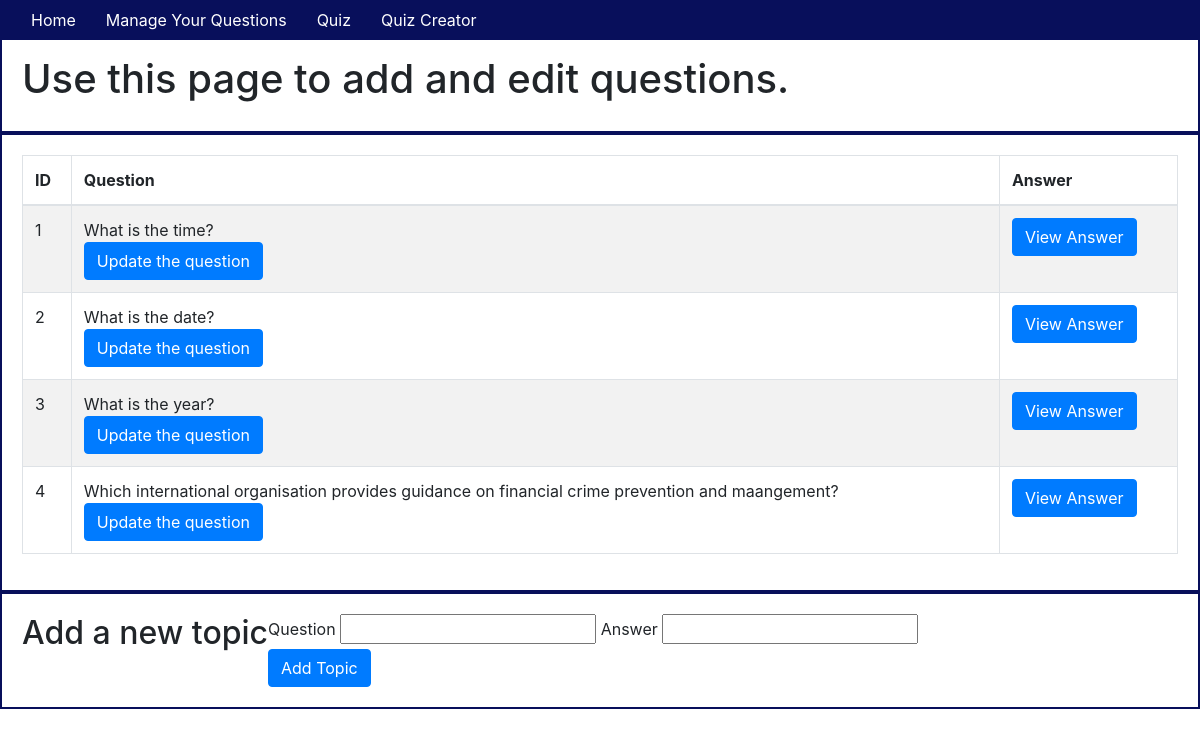
The page /manage on the database as committed earlier.
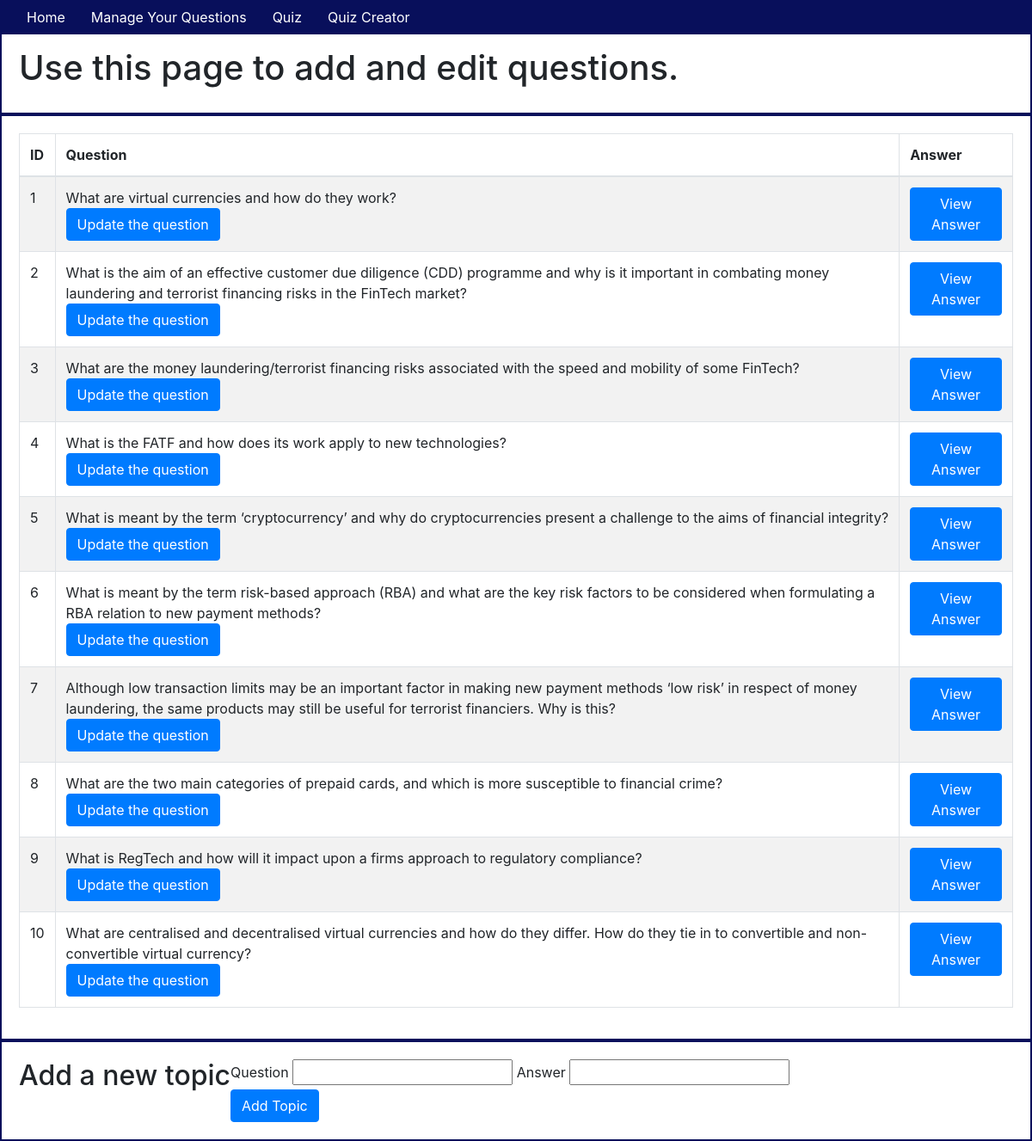
The same page on the database as committed later.
### app/models.py (models this page shows, shortened)
class Topic(db.Model):
    id = db.Column(db.Integer, primary_key=True)
    question = db.Column(db.String(64), index=True)
    answer = db.Column(db.String(64))
    user_answer = db.Column(db.String(64), default="I do not know.")

### app/routes.py (the view)
@app.route('/manage')
def manage():
    topics = Topic.query.all()
    return render_template('manage.html', title='Manage', topics=topics)

### app/templates/manage.html (shortened to what this page needs)
{% extends "base.html" %} {% block content %}
<div class="container-fluid">
    <div class="row">
        <h1>Use this page to add and edit questions.</h1>
    </div>
    <div class="row">
        <table class="table table-striped table-bordered">
            <thead>
                <th>ID</th>
                <th>Question</th>
                <th>Answer</th>
            </thead>
            <tbody>
                {% for topic in topics %}
                <tr>
                    <td>{{topic.id}}</td>
                    <td> {{topic.question}}<br>
                        <button type="button" class="btn btn-primary" data-toggle="modal" data-target="#myQuestionModal{{ topic.id }}">Update the question
                        </button>
                    </td>
                    <td>
                        <button type="button" class="btn btn-primary" data-toggle="modal" data-target="#myModal{{ topic.id }}">View Answer
                        </button>
                    </td>
                </tr>
                {% endfor %}
            </tbody>
        </table>
    </div>
    <div class="row">
        <h2>Add a new topic</h2>
        <br>
        <form action="/manage" method="POST">
            <label for="question">Question</label>
            <input type="text" name="question" id="question" required />
            <label for="answer">Answer</label>
            <input type="text" name="answer" id="answer" required /><br>
            <button type="submit" class="btn btn-primary" value="Add Topic">Add Topic</button>
        </form>
    </div>
</div>
{% endblock %}

### app/templates/base.html (shortened to what this page needs)
<!DOCTYPE html>
<html lang="en">
<head>
    <link rel="stylesheet" href="../static/css/styles.css">
    <link rel="stylesheet" href="https://stackpath.bootstrapcdn.com/bootstrap/4.4.1/css/bootstrap.min.css">
</head>
<body>
    <div class="header">
        <nav class="navbar fixed-top navbar-expand-sm">
            <div class="collapse navbar-collapse" id="navbarMenu">
                <ul class="navbar-nav">
                    <li><a href="/home">Home</a></li>
                    <li><a href="/manage">Manage Your Questions</a></li>
                    <li><a href="/quiz">Quiz</a></li>
                    <li><a href="/quiz_creator">Quiz Creator</a></li>
                </ul>
            </div>
        </nav>
    </div>
    <hr> {% block content %}{% endblock %}
</body>
</html>

### app/static/css/styles.css (style rules this page uses)
nav { background-color: #080F5B; }
nav a { color: white; padding: 15px }
.navbar-nav { list-style-type: none; }
.row { padding: 20px; border: solid #080F5B 2px; }

Rows that differ between the two databases and show on the page:
changed Topic id 1: question "What is the time?" → "What are virtual currencies and how do they work?"
changed Topic id 2: question "What is the date?" → "What is the aim of an effective customer due diligence (CDD) programme and why is it important in combating money laundering and terrorist financing risks in the FinTech market?"
changed Topic id 3: question "What is the year?" → "What are the money laundering/terrorist financing risks associated with the speed and mobility of some FinTech?"
changed Topic id 4: question "Which international organisation provides guidance on financial crime prevention and maangement?" → "What is the FATF and how does its work apply to new technologies?"
added Topic: id "5", question "What is meant by the term ‘cryptocurrency’ and why do cryptocurrencies present a challenge to the aims of financial integrity?"
added Topic: id "6", question "What is meant by the term risk-based approach (RBA) and what are the key risk factors to be considered when formulating a RBA relation to new payment methods?"
added Topic: id "7", question "Although low transaction limits may be an important factor in making new payment methods ‘low risk’ in respect of money laundering, the same products may still be useful for terrorist financiers. Why is this?"
added Topic: id "8", question "What are the two main categories of prepaid cards, and which is more susceptible to financial crime?"
added Topic: id "9", question "What is RegTech and how will it impact upon a firms approach to regulatory compliance?"
added Topic: id "10", question "What are centralised and decentralised virtual currencies and how do they differ. How do they tie in to convertible and non-convertible virtual currency?"
